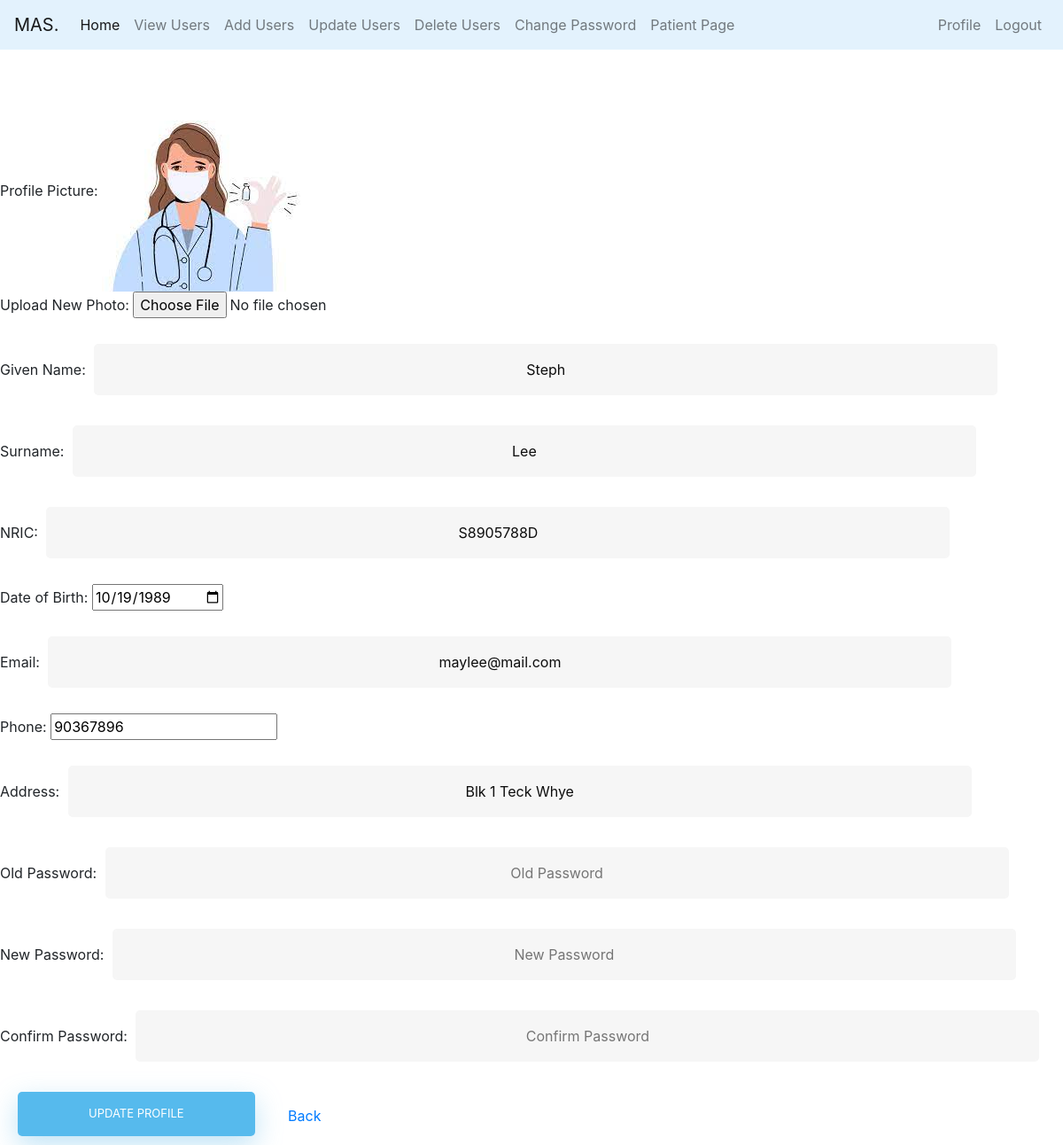
/Admin/updateDoctorProfile.php?ID=16, run on the app's committed database.
### tables this page shows
CREATE TABLE IF NOT EXISTS `doctor` (
  `id` int(100) NOT NULL AUTO_INCREMENT,
  `name` varchar(100) NOT NULL,
  `surname` varchar(30) NOT NULL,
  `nric` varchar(9) NOT NULL,
  `dob` varchar(30) NOT NULL,
  `age` varchar(3) NOT NULL,
  `email` varchar(30) NOT NULL,
  `phone` varchar(8) NOT NULL,
  `address` varchar(50) NOT NULL,
  `bloodgroup` varchar(10) NOT NULL,
  `gender` enum('MALE','FEMALE') NOT NULL,
  `username` varchar(30) NOT NULL,
  `acctype` enum('DOCTOR') NOT NULL,
  `password` varchar(100) NOT NULL,
  `image` varchar(100) NOT NULL,
  `date_created` date NOT NULL,
  PRIMARY KEY (`id`),
  UNIQUE KEY `username` (`username`),
  UNIQUE KEY `email` (`email`),
  UNIQUE KEY `nric` (`nric`)
);

### Admin/updateDoctorProfile.php (the view, shortened to what this page needs)
<?php
$conn = mysqli_connect("127.0.0.1", "root", "", "masdatabase");
$DoctorID = $_GET["ID"];
?>
<!DOCTYPE html>
<html lang="en">
<head>
	<link rel="stylesheet" href="CSS/addUser.css">
	<link href="//maxcdn.bootstrapcdn.com/bootstrap/4.0.0/css/bootstrap.min.css" rel="stylesheet" id="bootstrap-css">
</head>
<body>
<?php include '../header.php'; ?>
<div class="update-profile">
   <?php
      $select = mysqli_query($conn, "SELECT * FROM `doctor` WHERE id = '$DoctorID'") or die('query failed');
      if(mysqli_num_rows($select) > 0){
         $fetch = mysqli_fetch_assoc($select);
      }
   ?>
   <br></br>
   <form action="" method="post" enctype="multipart/form-data">
      <span>Profile Picture:</span>
      <?php
         if($fetch['image'] == ''){
            echo '<img src="images/default-avatar.png">';
         }else{
            echo '<img src="uploaded_img/'.$fetch['image'].'">';
         }
      ?>
      <div class="flex">
         <div class="inputBox">
            <span>Upload New Photo:</span>
            <input type="file" name="update_image" accept="image/jpg, image/jpeg, image/png" class="box">
			<br></br>
            <span>Given Name:</span>
            <input type="text" name="update_name" value="<?php echo $fetch['name']; ?>" class="box">
			<br></br>
            <span>Surname:</span>
            <input type="text" name="update_surname" value="<?php echo $fetch['surname']; ?>" class="box">
			<br></br>
            <span>NRIC:</span>
            <input type="text" name="update_nric" value="<?php echo $fetch['nric']; ?>" class="box">
			<br></br>
            <span>Date of Birth:</span>
            <input type="date" name="update_dob" value="<?php echo $fetch['dob']; ?>" class="box">
			<br></br>
            <span>Email:</span>
            <input type="email" name="update_email" value="<?php echo $fetch['email']; ?>" class="box">
			<br></br>
            <span>Phone:</span>
            <input type="number" name="update_phone" value="<?php echo $fetch['phone']; ?>" class="box">
			<br></br>
            <span>Address:</span>
            <input type="text" name="update_address" value="<?php echo $fetch['address']; ?>" class="box">
			<br></br>
         </div>
         <div class="inputBox">
            <span>Old Password:</span>
            <input type="password" name="update_password" placeholder="Old Password" class="box" minlength="8">
			<br></br>
            <span>New Password:</span>
            <input type="password" name="new_password" placeholder="New Password" class="box" minlength="8">
			<br></br>
            <span>Confirm Password:</span>
            <input type="password" name="confirm_password" placeholder="Confirm Password" class="box" minlength="8">
			<br></br>
         </div>
      </div>
      <input type="submit" value="update profile" name="update_doctor" class="btn">
      <a href="viewDoctor.php" class="btn">Back</a>
   </form>
</div>
</body>
</html>

### Admin/CSS/addUser.css (style rules this page uses)
html { background-color: white; }
body { font-family: "Poppins", sans-serif; height: 100vh; }
a { color: #92badd; display:inline-block; text-decoration: none; font-weight: 400; }
input[type=button], input[type=submit], input[type=reset] { background-color: #56baed; border: none; color: white; padding: 15px 80px; text-align: center; text-decoration: none; display: inline-block; text-transform: uppercase; font-size: 13px; -webkit-box-shadow: 0 10px 30px 0 rgba(95,186,233,0.4); box-shadow: 0 10px 30px 0 rgba(95,186,233,0.4); -webkit-border-radius: 5px 5px 5px 5px; border-radius: 5px 5px 5px 5px; margin: 5px 20px 10px 20px; -webkit-transition: all 0.3s ease-in-out; -moz-transition: all 0.3s ease-in-out; -ms-transition: all 0.3s ease-in-out; -o-transition: all 0.3s ease-in-out; transition: all 0.3s ease-in-out; }
input[type=text], input[type=email], input[type=password], select { background-color: #f6f6f6; border: none; color: #0d0d0d; padding: 15px 32px; text-align: center; text-decoration: none; display: inline-block; font-size: 16px; margin: 5px; width: 85%; border: 2px solid #f6f6f6; -webkit-transition: all 0.5s ease-in-out; -moz-transition: all 0.5s ease-in-out; -ms-transition: all 0.5s ease-in-out; -o-transition: all 0.5s ease-in-out; transition: all 0.5s ease-in-out; -webkit-border-radius: 5px 5px 5px 5px; border-radius: 5px 5px 5px 5px; }
input[type=text]:placeholder, input[type=email]:placeholder, input[type=password]:placeholder { color: #cccccc; }

### data on the page
doctor: image (picture), update_name "Steph", update_surname "Lee", update_nric "S8905788D", update_dob "10/19/1989", update_email "maylee@mail.com", update_phone "90367896", update_address "Blk 1 Teck Whye"
